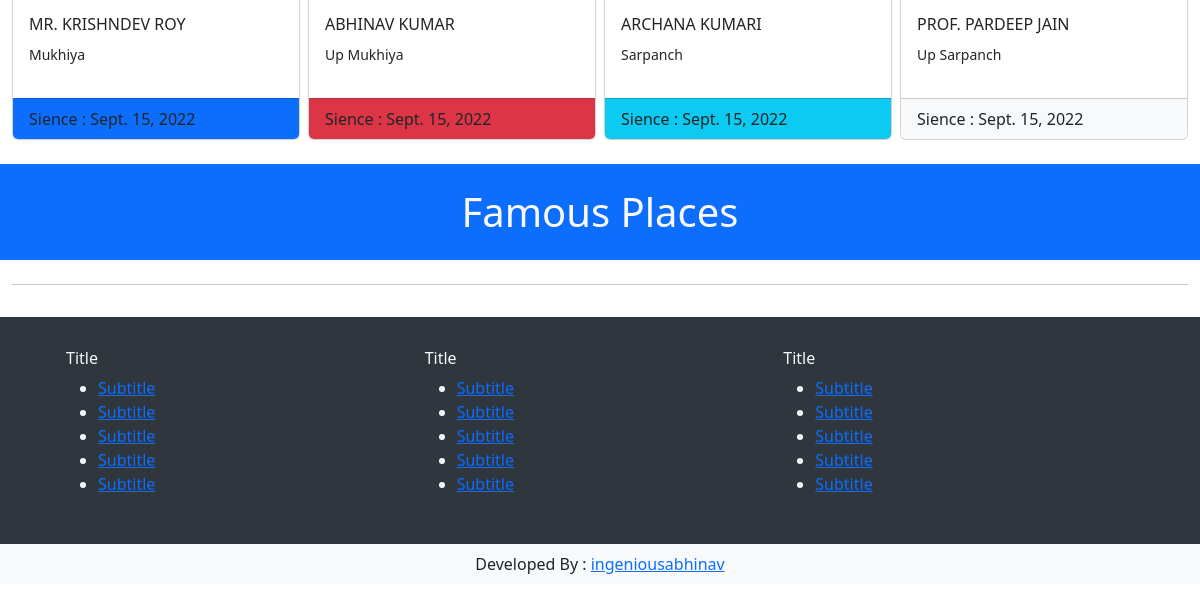
Before: / (lower part) with the older database file.
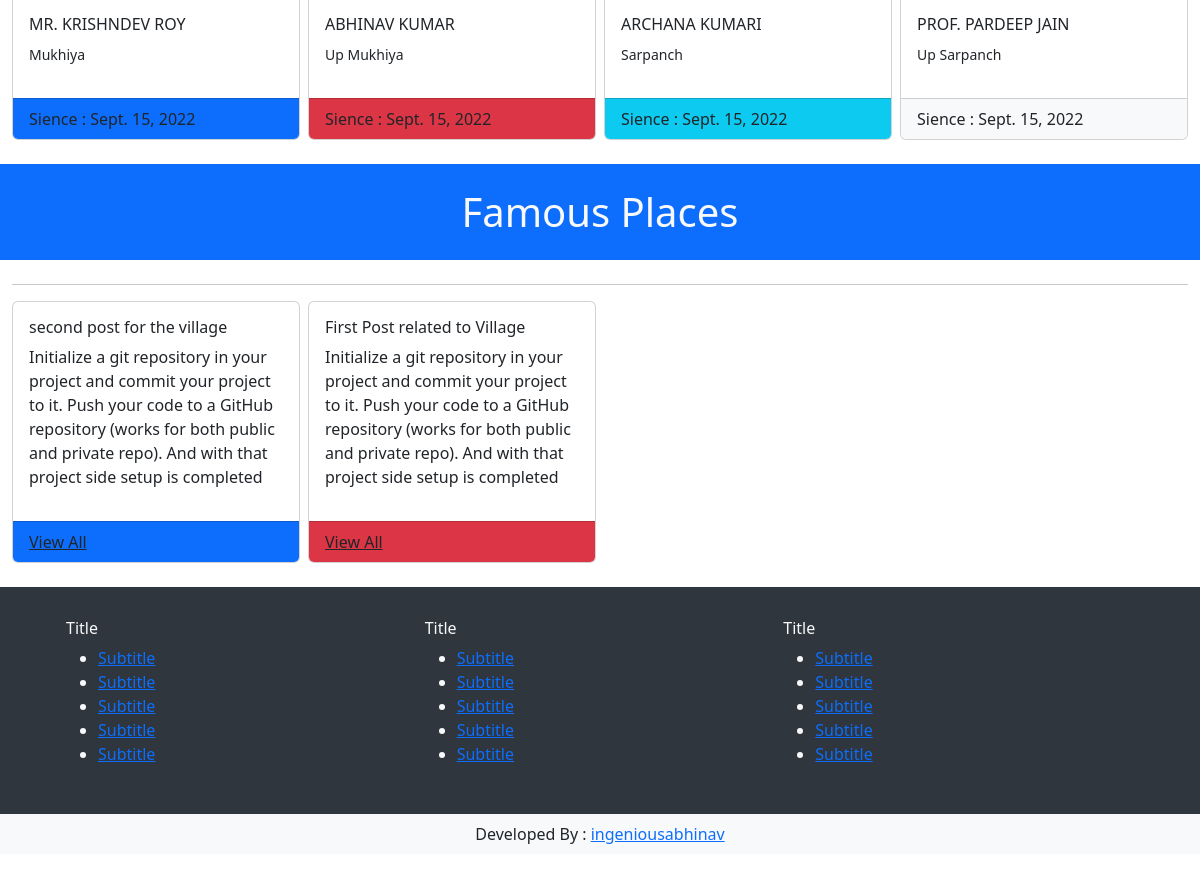
After: the same page with the newer database file.
### sarangpur/models.py (models this page shows, shortened)
class Authorities(models.Model):
    name = models.CharField(max_length=100)
    profile_pic = models.ImageField(upload_to='slider',max_length=100)
    DESIG_CHOICES = (
        ('Mukhiya', 'Mukhiya'),
        ('Up Mukhiya', 'Up Mukhiya'),
        ('Sarpanch', 'Sarpanch'),
        ('Up Sarpanch', 'Up Sarpanch'),
        ('Panchayat Samiti', 'Panchayat Samiti'),
        ('Ward Member', 'Ward Member'),
    )
    designation = models.CharField(max_length=50, choices=DESIG_CHOICES)
    about = models.TextField(blank=True)
    pub_date = models.DateField(auto_now=False, auto_now_add=False)

class Post(models.Model):
    title = models.CharField(max_length=200, unique=True)
    slug = models.SlugField(max_length=200, unique=True)
    author = models.ForeignKey(User, on_delete= models.CASCADE,related_name='blog_posts')
    updated_on = models.DateTimeField(auto_now= True)
    content = models.TextField()
    created_on = models.DateTimeField(auto_now_add=True)
    status = models.IntegerField(choices=STATUS, default=0)
    class Meta:
        ordering = ['-created_on']

### sarangpur/views.py (the view)
# urls.py: path('', views.index, name='index'),
def index(request):
    return render(request, 'index.html', context)

### sarangpur/templates/index.html (shortened to what this page needs)
{% extends 'base.html' %}
{% block index %}
<section>
    <div class="container-fluid">
        <div class="row g-2">
            {% for a in authorities %}
            <div class="col-sm-3">
                <div class="card">
                    <div class="card-body">
                        <h6 class="text-title">{{ a.name | upper }}</h6>
                        <p><small>{{a.designation}}</small></p>
                    </div>
                    <div class="card-footer bg-{% cycle 'primary' 'danger' 'info' 'light' %}"> Sience : {{a.pub_date}}
                    </div>
                </div>
            </div>
            {% endfor %}
        </div>
        <br>
        <div class="row">
            <h1 class="text-center bg-primary p-4 text-light">Famous Places</h1>
        </div>
        <hr>
        <div class="row g-2">
            {% for p in blog %}
            <div class="col-sm-3">
                <div class="card">
                    <div class="card-body">
                        <h6 class="card-title">{{ p.title }}</h6>
                        <p>{{p.content|slice:":200" }}</p>
                    </div>
                    <div class="card-footer bg-{% cycle 'primary' 'danger' 'info' 'light' %}"><a href="/newss" class="text-dark">View All</a></div>
                </div>
            </div>
            {% endfor %}
        </div>
    </div>
</section>
{% endblock index %}

Changed rows visible on the page:
added Post: title "second post for the village", content "Initialize a git repository in your project and commit your project to it. Push your code to a GitHub repository (works for both public and private repo). And with that project side setup is completed"
added Post: title "First Post related to Village", content "Initialize a git repository in your project and commit your project to it. Push your code to a GitHub repository (works for both public and private repo). And with that project side setup is completed"
